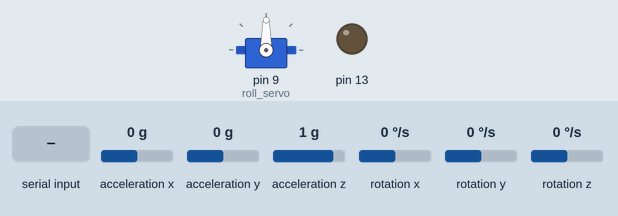
Simulated run of this sketch. Board: Arduino Uno, built with avr-gcc and run on an emulated ATmega328P. Shown: servo, output pins drawn as LEDs (lit = HIGH). Wiring (inferred from the names in the program): MPU-6050 motion sensor at I2C address 0x68. Inputs (shaded band) come from the test bench; at power-on: acceleration y 0 g, rotation x 0 °/s, acceleration x 0 g, acceleration z 1 g, rotation y 0 °/s, rotation z 0 °/s. What the sketch prints to the serial monitor is not drawn.

Above: at 1.6 s.
1.7 s: acceleration y set to -1.4 g
At 2.2 s:
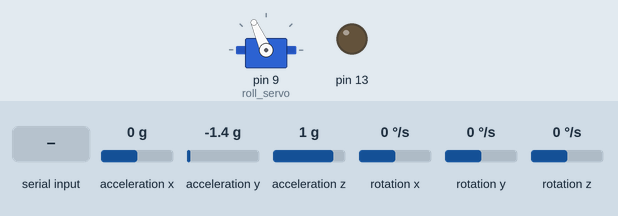
At 4.39 s:
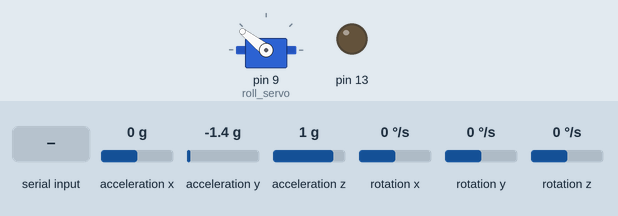
4.7 s: rotation x set to 192 °/s
7.7 s: rotation x set to -192 °/s
At 9.6 s:
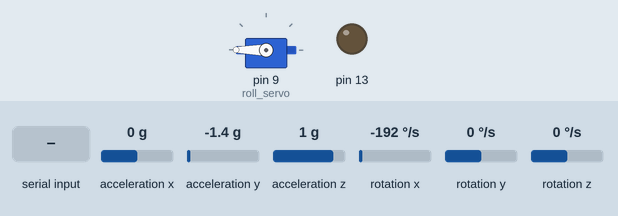
9.9 s: "." received over Serial
Timing chart, 0 to 12.4 s (numbered marks = the images above; inputs shaded):
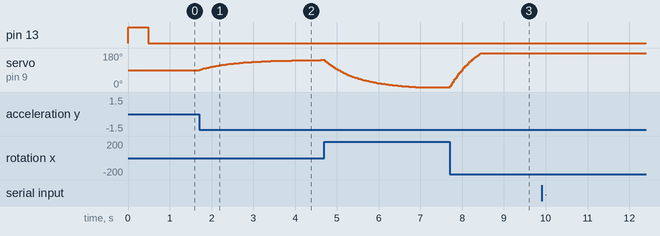

Measured:
- after the input at 1.7 s, servo on pin 9 (roll_servo): moves from 90° to 143° over 2.9 s, starting at once
- after the input at 7.7 s, servo on pin 9 (roll_servo): moves from 0° to 180° over 0.76 s, starting at once

The sketch:

SHOW.ino
```cpp
// MPU-6050 Accelerometer + Gyro

// Bluetooth module connected to digital pins 2,3
// I2C bus on A4, A5
// Servo on pin 0

#include <Wire.h>
//#include <SoftwareSerial.h>
#include <math.h>
#include <Servo.h>

#define MPU6050_I2C_ADDRESS 0x68

#define FREQ  30.0 // sample freq in Hz

// Bluetooth transmitter, used optionally
// SoftwareSerial BTSerial(2, 3); // RX | TX

Servo roll_servo;

// global angle, gyro derived
double gSensitivity = 65.5; // for 500 deg/s, check data sheet
double gx = 0, gy = 0, gz = 0;
double gyrX = 0, gyrY = 0, gyrZ = 0;
int16_t accX = 0, accY = 0, accZ = 0;

double gyrXoffs = -281.00, gyrYoffs = 18.00, gyrZoffs = -83.00;

void setup()
{
  int error;
  uint8_t c;
  uint8_t sample_div;

  //BTSerial.begin(38400);
  Serial.begin(38400);

  // debug led
  pinMode(13, OUTPUT);

  // servo
  roll_servo.attach(9, 550, 2550);

  // Initialize the 'Wire' class for the I2C-bus.
  Wire.begin();

  // PWR_MGMT_1:
  // wake up
  i2c_write_reg (MPU6050_I2C_ADDRESS, 0x6b, 0x00);

  // CONFIG:
  // Low pass filter samples, 1khz sample rate
  i2c_write_reg (MPU6050_I2C_ADDRESS, 0x1a, 0x01);

  // GYRO_CONFIG:
  // 500 deg/s, FS_SEL=1
  // This means 65.5 LSBs/deg/s
  i2c_write_reg(MPU6050_I2C_ADDRESS, 0x1b, 0x08);

  // CONFIG:
  // set sample rate
  // sample rate FREQ = Gyro sample rate / (sample_div + 1)
  // 1kHz / (div + 1) = FREQ
  // reg_value = 1khz/FREQ - 1
  sample_div = 1000 / FREQ - 1;
  i2c_write_reg (MPU6050_I2C_ADDRESS, 0x19, sample_div);


//  Serial.write("Calibrating...");
  digitalWrite(13, HIGH);
  calibrate();
  digitalWrite(13, LOW);
//  Serial.write("done.");
}

void loop()
{
  int error;
  double dT;
  double ax, ay, az;
  unsigned long start_time, end_time;

  start_time = millis();

  read_sensor_data();

  // angles based on accelerometer
  ay = atan2(accX, sqrt( pow(accY, 2) + pow(accZ, 2))) * 180 / M_PI;
  ax = atan2(accY, sqrt( pow(accX, 2) + pow(accZ, 2))) * 180 / M_PI;

  // angles based on gyro (deg/s)
  gx = gx + gyrX / FREQ;
  gy = gy - gyrY / FREQ;
  gz = gz + gyrZ / FREQ;

  // complementary filter
  // tau = DT*(A)/(1-A)
  // = 0.48sec
  gx = gx * 0.96 + ax * 0.04;
  gy = gy * 0.96 + ay * 0.04;

  // check if there is some kind of request
  // from the other side...
  if(Serial.available())
  {
    char rx_char;
    // dummy read
    rx_char = Serial.read();
    // we have to send data, as requested
    if (rx_char == '.'){
      digitalWrite(13, HIGH);
      Serial.print(gx, 2);
      Serial.print(", ");
      Serial.print(gy, 2);
      Serial.print(", ");
      Serial.println(gz, 2);
      digitalWrite(13, LOW);
    }
    // reset z gyro axis
    if (rx_char == 'z'){
      gz = 0;
    }
  }

  roll_servo.write(-gx+90);

  end_time = millis();

  // remaining time to complete sample time
  delay(((1/FREQ) * 1000) - (end_time - start_time));
  //Serial.println(end_time - start_time);
}


void calibrate(){

  int x;
  long xSum = 0, ySum = 0, zSum = 0;
  uint8_t i2cData[6];
  int num = 500;
  uint8_t error;

  for (x = 0; x < num; x++){

    error = i2c_read(MPU6050_I2C_ADDRESS, 0x43, i2cData, 6);
    if(error!=0)
    return;

    xSum += ((i2cData[0] << 8) | i2cData[1]);
    ySum += ((i2cData[2] << 8) | i2cData[3]);
    zSum += ((i2cData[4] << 8) | i2cData[5]);
  }
  gyrXoffs = xSum / num;
  gyrYoffs = ySum / num;
  gyrZoffs = zSum / num;

//  Serial.println("Calibration result:");
//  Serial.print(gyrXoffs);
//  Serial.print(", ");
//  Serial.print(gyrYoffs);
//  Serial.print(", ");
//  Serial.println(gyrZoffs);

}

void read_sensor_data(){
 uint8_t i2cData[14];
 uint8_t error;
 // read imu data
 error = i2c_read(MPU6050_I2C_ADDRESS, 0x3b, i2cData, 14);
 if(error!=0)
 return;

 // assemble 16 bit sensor data
 accX = ((i2cData[0] << 8) | i2cData[1]);
 accY = ((i2cData[2] << 8) | i2cData[3]);
 accZ = ((i2cData[4] << 8) | i2cData[5]);

 gyrX = (((i2cData[8] << 8) | i2cData[9]) - gyrXoffs) / gSensitivity;
 gyrY = (((i2cData[10] << 8) | i2cData[11]) - gyrYoffs) / gSensitivity;
 gyrZ = (((i2cData[12] << 8) | i2cData[13]) - gyrZoffs) / gSensitivity;

}

// ---- I2C routines

int i2c_read(int addr, int start, uint8_t *buffer, int size)
{
  int i, n, error;

  Wire.beginTransmission(addr);
  n = Wire.write(start);
  if (n != 1)
  return (-10);

  n = Wire.endTransmission(false);    // hold the I2C-bus
  if (n != 0)
  return (n);

  // Third parameter is true: relase I2C-bus after data is read.
  Wire.requestFrom(addr, size, true);
  i = 0;
  while(Wire.available() && i<size)
  {
    buffer[i++]=Wire.read();
  }
  if ( i != size)
  return (-11);

  return (0);  // return : no error
}


int i2c_write(int addr, int start, const uint8_t *pData, int size)
{
  int n, error;

  Wire.beginTransmission(addr);
  n = Wire.write(start);        // write the start address
  if (n != 1)
  return (-20);

  n = Wire.write(pData, size);  // write data bytes
  if (n != size)
  return (-21);

  error = Wire.endTransmission(true); // release the I2C-bus
  if (error != 0)
  return (error);

  return (0);         // return : no error
}


int i2c_write_reg(int addr, int reg, uint8_t data)
{
  int error;

  error = i2c_write(addr, reg, &data, 1);
  return (error);
}
```
